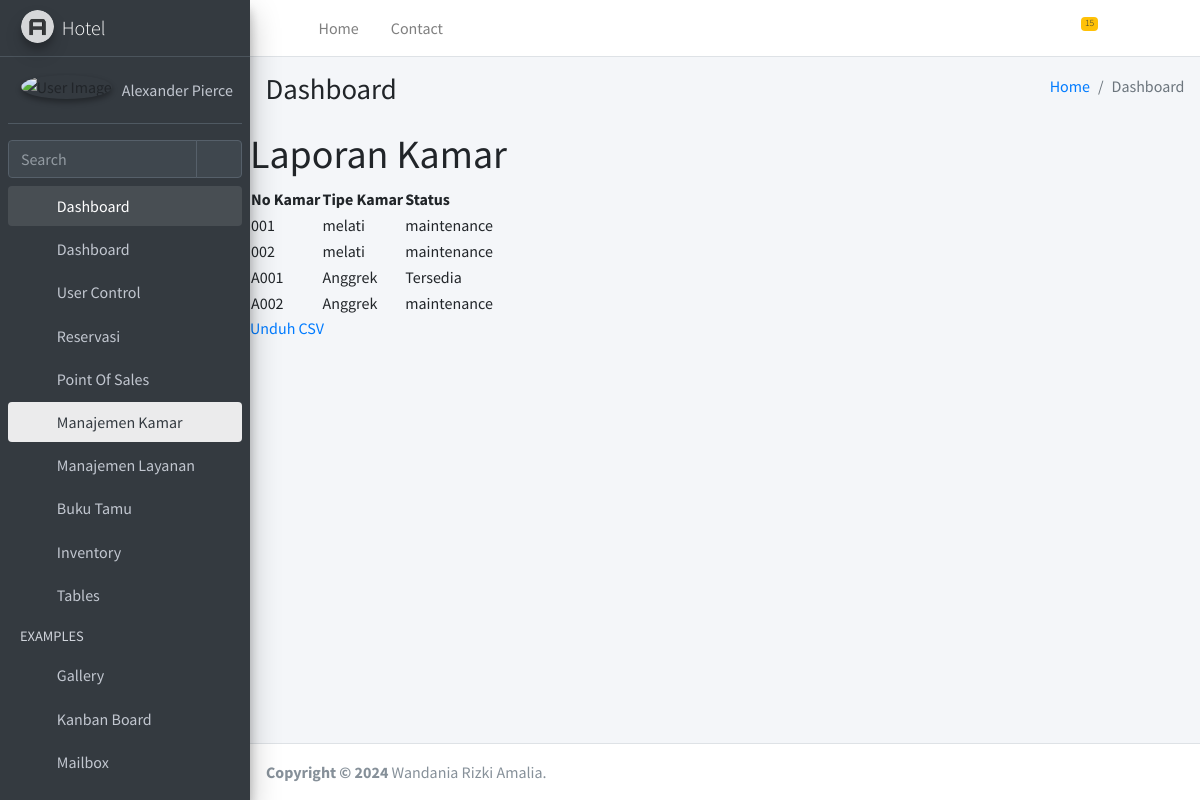
The page /hotel/room-reports/ (signed in) on the database its author committed.
### hotel/models.py (models this page shows, shortened)
class Room(models.Model):
    STATUS_CHOICES = [
        ('Tersedia', 'Tersedia'),
        ('Tidak Tersedia', 'Tidak Tersedia'),
        ('maintenance', 'Dalam Perawatan'),
    ]
    no_kamar = models.CharField(max_length=10)
    tipe_kamar = models.ForeignKey(RoomType, on_delete=models.CASCADE)
    status = models.CharField(max_length=20, choices=STATUS_CHOICES, default='Tersedia')
    updated_at = models.DateTimeField(auto_now=True)

class RoomType(models.Model):
    nama = models.CharField(max_length=100)
    harga = models.DecimalField(max_digits=10, decimal_places=2)
    kapasitas_dewasa = models.IntegerField()
    kapasitas_anak = models.IntegerField()
    keterangan = models.TextField(blank=True, null=True)

### hotel/views.py (the view)
# urls.py: path('room-reports/', views.room_report_view, name='room_report_view'),
@login_required
def room_report_view(request):
    rooms = Room.objects.all()
    return render(request, 'room_report.html', {'rooms': rooms})

### hotel/templates/room_report.html (shortened to what this page needs)
<!DOCTYPE html>
{% load static %}
<html lang="en">
<head>
  <link rel="stylesheet" href="{% static 'assets/plugins/fontawesome-free/css/all.min.css' %}">
  <link rel="stylesheet" href="{% static 'assets/https://code.ionicframework.com/ionicons/2.0.1/css/ionicons.min.css' %}">
  <link rel="stylesheet" href="{% static 'assets/plugins/tempusdominus-bootstrap-4/css/tempusdominus-bootstrap-4.min.css' %}">
  <link rel="stylesheet" href="{% static 'assets/plugins/icheck-bootstrap/icheck-bootstrap.min.css' %}">
  <link rel="stylesheet" href="{% static 'assets/plugins/jqvmap/jqvmap.min.css' %}">
  <link rel="stylesheet" href="{% static 'assets/dist/css/adminlte.min.css' %}">
  <link rel="stylesheet" href="{% static 'assets/plugins/overlayScrollbars/css/OverlayScrollbars.min.css' %}">
  <link rel="stylesheet" href="{% static 'assets/plugins/daterangepicker/daterangepicker.css' %}">
  <link rel="stylesheet" href="{% static 'assets/plugins/summernote/summernote-bs4.min.css' %}">
</head>
<body class="hold-transition sidebar-mini layout-fixed">
<div class="wrapper">
  <nav class="main-header navbar navbar-expand navbar-white navbar-light">
    <ul class="navbar-nav">
      <li class="nav-item">
        <a class="nav-link" data-widget="pushmenu" href="#" role="button"><i class="fas fa-bars"></i></a>
      </li>
      <li class="nav-item d-none d-sm-inline-block">
        <a href="index3.html" class="nav-link">Home</a>
      </li>
      <li class="nav-item d-none d-sm-inline-block">
        <a href="#" class="nav-link">Contact</a>
      </li>
    </ul>
    <ul class="navbar-nav ml-auto">
      <li class="nav-item dropdown">
        <a class="nav-link" data-toggle="dropdown" href="#">
          <span class="badge badge-warning navbar-badge">15</span>
        </a>
      </li>
      <li class="nav-item">
        <a class="nav-link" data-widget="fullscreen" href="#" role="button">
          <i class="fas fa-expand-arrows-alt"></i>
        </a>
      </li>
      <li class="nav-item">
        <a class="nav-link" data-widget="control-sidebar" data-controlsidebar-slide="true" href="#" role="button">
          <i class="fas fa-th-large"></i>
        </a>
      </li>
    </ul>
  </nav>
  <aside class="main-sidebar sidebar-dark-primary elevation-4">
    <a href="index3.html" class="brand-link">
      <img src="{% static 'assets/dist/img/AdminLTELogo.png' %}" alt="AdminLTE Logo" class="brand-image img-circle elevation-3" style="opacity: .8">
      <span class="brand-text font-weight-light">Hotel</span>
    </a>
    <div class="sidebar">
      <div class="user-panel mt-3 pb-3 mb-3 d-flex">
        <div class="image">
          <img src="{% static 'assets/dist/img/user2-160x160.jpg' %}" class="img-circle elevation-2" alt="User Image">
        </div>
        <div class="info">
          <a href="#" class="d-block">Alexander Pierce</a>
        </div>
      </div>
      <div class="form-inline">
        <div class="input-group" data-widget="sidebar-search">
          <input class="form-control form-control-sidebar" type="search" placeholder="Search" aria-label="Search">
          <div class="input-group-append">
            <button class="btn btn-sidebar">
              <i class="fas fa-search fa-fw"></i>
            </button>
          </div>
        </div>
      </div>
      <nav class="mt-2">
        <ul class="nav nav-pills nav-sidebar flex-column" data-widget="treeview" role="menu" data-accordion="false">
          <li class="nav-item menu-open">
            <a href="#" class="nav-link ">
              <i class="nav-icon fas fa-tachometer-alt"></i>
              <p>
                Dashboard
                <i class="right fas fa-angle-left"></i>
              </p>
            </a>
            <ul class="nav nav-treeview">
              <li class="nav-item">
                <a href="{% url 'base' %}" class="nav-link ">
                  <i class="far fa-circle nav-icon"></i>
                  <p>Dashboard</p>
                </a>
              </li>
              <li class="nav-item">
                <a href="{% url 'user_list' %}" class="nav-link ">
                  <i class="far fa-circle nav-icon"></i>
                  <p>User Control</p>
                </a>
              </li>
              <li class="nav-item">
                <a href="#" class="nav-link">
                  <i class="nav-icon fas fa-copy"></i>
                  <p>
                    Reservasi
                    <i class="fas fa-angle-left right"></i>
                  </p>
                </a>
              </li>
              <li class="nav-item">
                <a href="#" class="nav-link">
                  <i class="nav-icon fas fa-chart-pie"></i>
                  <p>
                    Point Of Sales
                    <i class="right fas fa-angle-left"></i>
                  </p>
                </a>
              </li>
          <li class="nav-item">
            <a href="#" class="nav-link active">
              <i class="nav-icon fas fa-chart-pie"></i>
              <p>
                Manajemen Kamar
                <i class="right fas fa-angle-left"></i>
              </p>
            </a>
          </li>
              <li class="nav-item">
                <a href="#" class="nav-link">
                  <i class="nav-icon fas fa-chart-pie"></i>
                  <p>
                    Manajemen Layanan
                    <i class="right fas fa-angle-left"></i>
                  </p>
                </a>
              </li>
          <li class="nav-item">
            <a href="#" class="nav-link">
              <i class="nav-icon fas fa-tree"></i>
              <p>
                Buku Tamu
                <i class="fas fa-angle-left right"></i>
              </p>
            </a>
          </li>
          <li class="nav-item">
            <a href="#" class="nav-link ">
              <i class="nav-icon fas fa-edit"></i>
              <p>
                Inventory
                <i class="fas fa-angle-left right "></i>
              </p>
            </a>
          </li>
          <li class="nav-item">
            <a href="#" class="nav-link">
              <i class="nav-icon fas fa-table"></i>
              <p>
                Tables
                <i class="fas fa-angle-left right"></i>
              </p>
            </a>
          </li>
          <li class="nav-header">EXAMPLES</li>
          <li class="nav-item">
            <a href="{% static 'assets/pages/gallery.html' %}" class="nav-link">
              <i class="nav-icon far fa-image"></i>
              <p>
                Gallery
              </p>
            </a>
          </li>
          <li class="nav-item">
            <a href="{% static 'assets/pages/kanban.html' %}" class="nav-link">
              <i class="nav-icon fas fa-columns"></i>
              <p>
                Kanban Board
              </p>
            </a>
          </li>
          <li class="nav-item">
            <a href="#" class="nav-link">
              <i class="nav-icon far fa-envelope"></i>
              <p>
                Mailbox
                <i class="fas fa-angle-left right"></i>
              </p>
            </a>
          </li>
          <li class="nav-item">
            <a href="#" class="nav-link">
              <p>
              </p>
            </a>
          </li>
          </li>
        </ul>
      </nav>
    </div>
  </aside>
  <div class="content-wrapper">
    <div class="content-header">
      <div class="container-fluid">
        <div class="row mb-2">
          <div class="col-sm-6">
            <h1 class="m-0">Dashboard</h1>
          </div>
          <div class="col-sm-6">
            <ol class="breadcrumb float-sm-right">
              <li class="breadcrumb-item"><a href="#">Home</a></li>
              <li class="breadcrumb-item active">Dashboard </li>
            </ol>
          </div>
        </div>
      </div>
    </div>
    <h1>Laporan Kamar</h1>
    <table>
        <thead>
            <tr>
                <th>No Kamar</th>
                <th>Tipe Kamar</th>
                <th>Status</th>
            </tr>
        </thead>
        <tbody>
            {% for room in rooms %}
            <tr>
                <td>{{ room.no_kamar }}</td>
                <td>{{ room.tipe_kamar.nama }}</td>
                <td>{{ room.status }}</td>
            </tr>
            {% empty %}
            <tr>
                <td colspan="3">Tidak ada data kamar.</td>
            </tr>
            {% endfor %}
        </tbody>
    </table>
    <a href="{% url 'export_room_report' %}">Unduh CSV</a>
          <section class="col-lg-5 connectedSortable">
      </div>
  </div>
  <footer class="main-footer">
    <strong>Copyright &copy; 2024</strong>
    Wandania Rizki Amalia.
  </footer>
</body>
</html>

### rows shown on the page
Room: no_kamar "001", tipe_kamar.nama "melati", status "maintenance"
Room: no_kamar "002", tipe_kamar.nama "melati", status "maintenance"
Room: no_kamar "A001", tipe_kamar.nama "Anggrek", status "Tersedia"
Room: no_kamar "A002", tipe_kamar.nama "Anggrek", status "maintenance"
